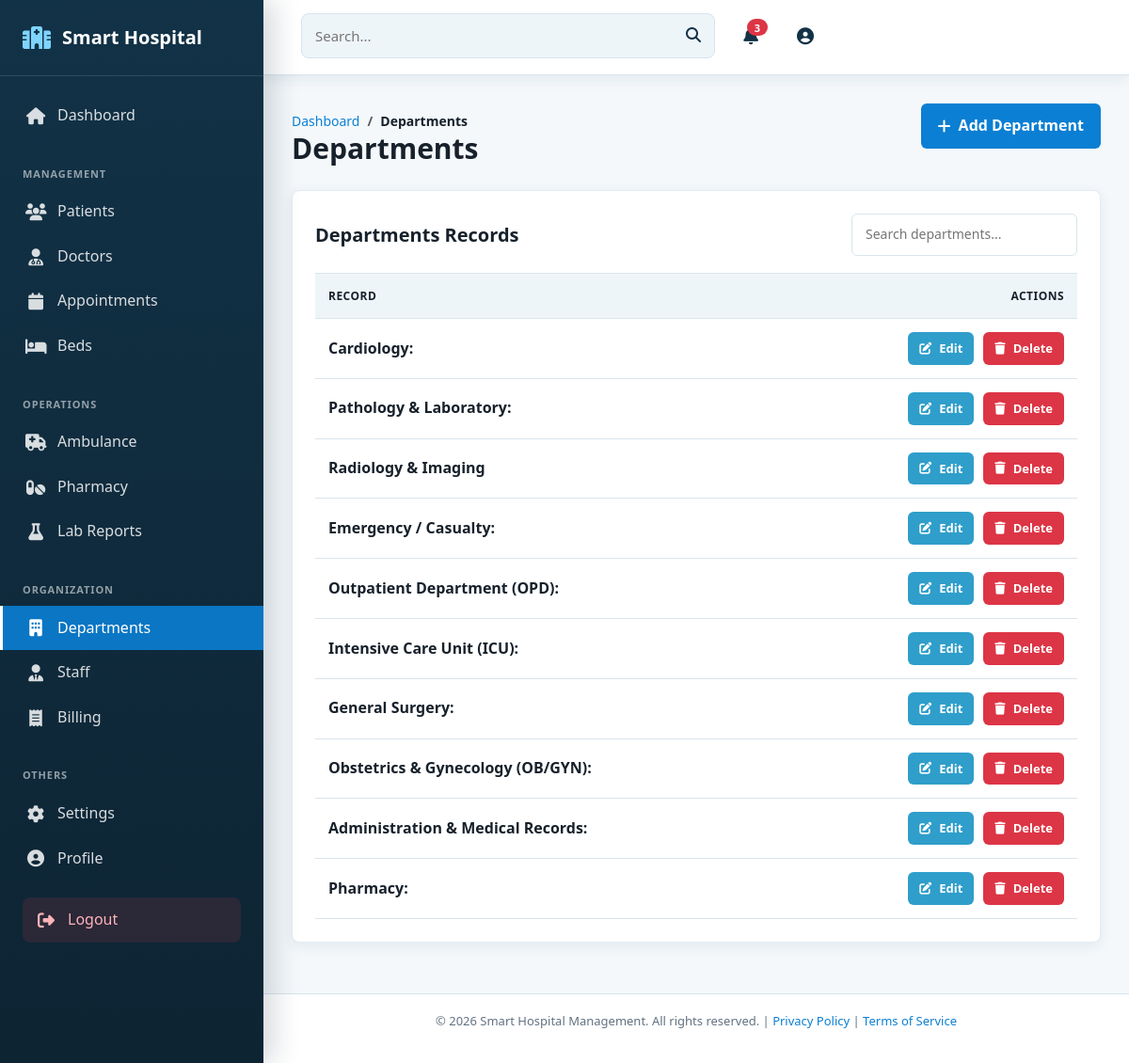
Screenshot of /departments/ with the database file from the repository.
### departments/models.py (models this page shows)
class Department(models.Model):
    name = models.CharField(max_length=100, unique=True)
    description = models.TextField(blank=True)
    location = models.CharField(max_length=100, blank=True)
    is_active = models.BooleanField(default=True)
    created_at = models.DateTimeField(auto_now_add=True)
    def __str__(self):
        return self.name

### departments/views.py (the view)
# urls.py: path("", views.department_list, name="list"),
def department_list(request):
    return render(request, "management/list.html", {
        "title": "Departments",
        "objects": Department.objects.all(),
        "create_url": reverse("departments:create"),
        "update_url": "departments:update",
        "delete_url": "departments:delete",
    })

### templates/management/list.html (shortened to what this page needs)
{% extends 'base.html' %}
{% load static %}
{% block content %}
<div class="page-header">
    <div>
        <nav aria-label="breadcrumb">
            <ol class="breadcrumb">
                <li class="breadcrumb-item"><a href="{% url 'home' %}">Dashboard</a></li>
                <li class="breadcrumb-item active">{{ title }}</li>
            </ol>
        </nav>
        <h1 class="page-title">{{ title }}</h1>
    </div>
    {% if create_url %}
        <a href="{{ create_url }}" class="add-btn">
            <i class="fas fa-plus"></i> Add {{ title|slice:":-1" }}
        </a>
    {% endif %}
</div>
<div class="table-card">
    <div class="table-header">
        <h2 class="table-title">{{ title }} Records</h2>
        <div class="table-actions">
            <input type="search" class="search-input" id="tableSearch" placeholder="Search {{ title|lower }}...">
        </div>
    </div>
    {% if objects %}
        <div class="table-responsive">
            <table class="table management-table" id="recordsTable">
                <thead>
                    <tr>
                        <th>Record</th>
                        <th class="text-end">Actions</th>
                    </tr>
                </thead>
                <tbody>
                    {% for object in objects %}
                        <tr>
                            <td>
                                <span class="record-title">{{ object }}</span>
                            </td>
                            <td>
                                <div class="action-buttons justify-content-end">
                                    {% if update_url %}
                                        <a href="{% url update_url object.pk %}" class="btn-sm btn-edit" title="Edit">
                                            <i class="fas fa-edit"></i> Edit
                                        </a>
                                    {% endif %}
                                    {% if delete_url %}
                                        <a href="{% url delete_url object.pk %}" class="btn-sm btn-delete" title="Delete">
                                            <i class="fas fa-trash"></i> Delete
                                        </a>
                                    {% endif %}
                                </div>
                            </td>
                        </tr>
                    {% endfor %}
                </tbody>
            </table>
        </div>
    {% endif %}
</div>
{% endblock %}

### static/css/style.css (style rules this page uses)
* { margin: 0; padding: 0; box-sizing: border-box; }
:root { --primary-color: #123247; --secondary-color: #0b7fd3; --accent-color: #ef5d60; --success-color: #1f9d63; --warning-color: #d99717; --danger-color: #dc3545; --info-color: #2f9eca; --dark-bg: #0e1f2b; --light-bg: #f4f8fb; --border-color: #d9e4ec; --text-dark: #17212b; --text-light: #637282; --surface: #ffffff; --surface-muted: #eef5f9; --shadow-sm: 0 4px 14px rgba(18, 50, 71, 0.08); --shadow-md: 0 12px 30px rgba(18, 50, 71, 0.14); --transition: all 0.3s ease; --sidebar-width: 280px; --header-height: 80px; }
html, body { height: 100%; }
body { font-family: 'Segoe UI', Tahoma, Geneva, Verdana, sans-serif; background: radial-gradient(circle at top left, rgba(11, 127, 211, 0.08), transparent 32rem), var(--light-bg); color: var(--text-dark); line-height: 1.6; }
.page-header { display: flex; justify-content: space-between; align-items: center; margin-bottom: 30px; }
.page-title { font-size: 28px; font-weight: 700; color: var(--text-dark); }
.breadcrumb { background: none; padding: 0; margin-bottom: 15px; }
.breadcrumb-item { color: var(--text-light); }
.breadcrumb-item.active { color: var(--text-dark); font-weight: 600; }
.breadcrumb-item a { color: var(--secondary-color); text-decoration: none; }
.table-card { background: var(--surface); border-radius: 8px; padding: 25px; box-shadow: var(--shadow-sm); margin-bottom: 30px; }
.table-header { display: flex; justify-content: space-between; align-items: center; margin-bottom: 20px; }
.table-title { font-size: 18px; font-weight: 700; }
.table-actions { display: flex; gap: 10px; align-items: center; }
.search-input { padding: 8px 15px; border: 1px solid var(--border-color); border-radius: 6px; font-size: 14px; min-width: 240px; outline: none; transition: var(--transition); }
.add-btn { display: inline-flex; align-items: center; gap: 8px; padding: 10px 20px; background-color: var(--secondary-color); color: white; border: none; border-radius: 6px; cursor: pointer; font-weight: 600; transition: var(--transition); text-decoration: none; }
.table { margin-bottom: 0; }
.table thead { background-color: var(--surface-muted); border-top: 1px solid var(--border-color); }
.table th { padding: 15px; font-weight: 600; color: var(--text-dark); border: none; font-size: 13px; text-transform: uppercase; letter-spacing: 0.5px; }
.table td { padding: 15px; border-color: var(--border-color); vertical-align: middle; }
.table tbody tr { transition: var(--transition); }
.management-table .record-title { font-weight: 600; color: var(--text-dark); }
.action-buttons { display: flex; gap: 8px; flex-wrap: wrap; }
.btn-sm { display: inline-flex; align-items: center; gap: 6px; padding: 6px 12px; font-size: 13px; border-radius: 4px; border: none; cursor: pointer; transition: var(--transition); text-decoration: none; }
.btn-edit { background-color: var(--info-color); color: white; }
.btn-delete { background-color: var(--danger-color); color: white; }
@media (max-width: 1200px) { :root { --sidebar-width: 250px; } }

### rows the page displays
Department: name "Cardiology:"
Department: name "Pathology & Laboratory:"
Department: name "Radiology & Imaging"
Department: name "Emergency / Casualty:"
Department: name "Outpatient Department (OPD):"
Department: name "Intensive Care Unit (ICU):"
Department: name "General Surgery:"
Department: name "Obstetrics & Gynecology (OB/GYN):"
Department: name "Administration & Medical Records:"
Department: name "Pharmacy:"

### other values shown
{{ title }} "Departments"
{{ title|slice:":-1" }} "Department"
